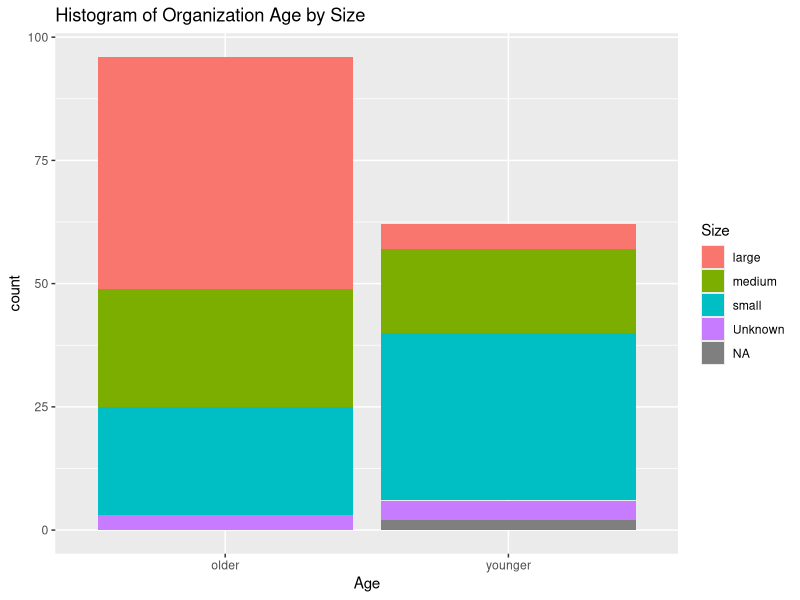
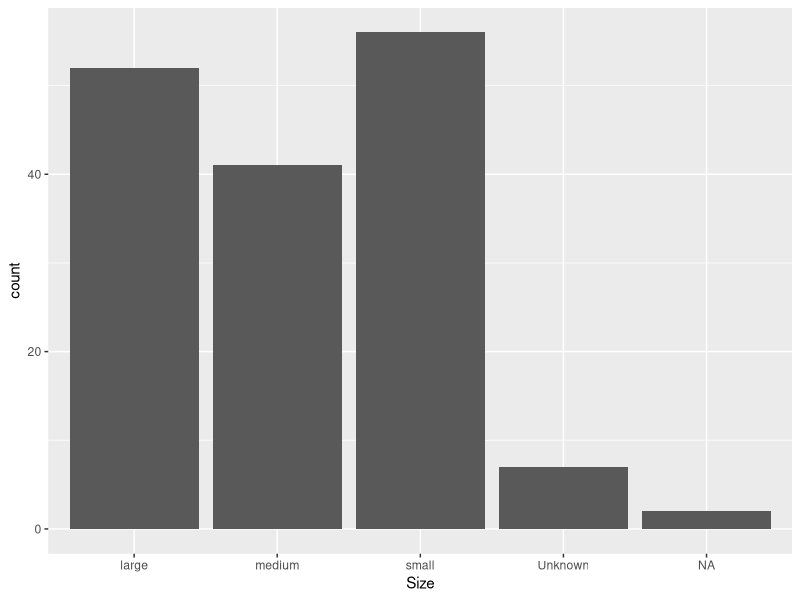
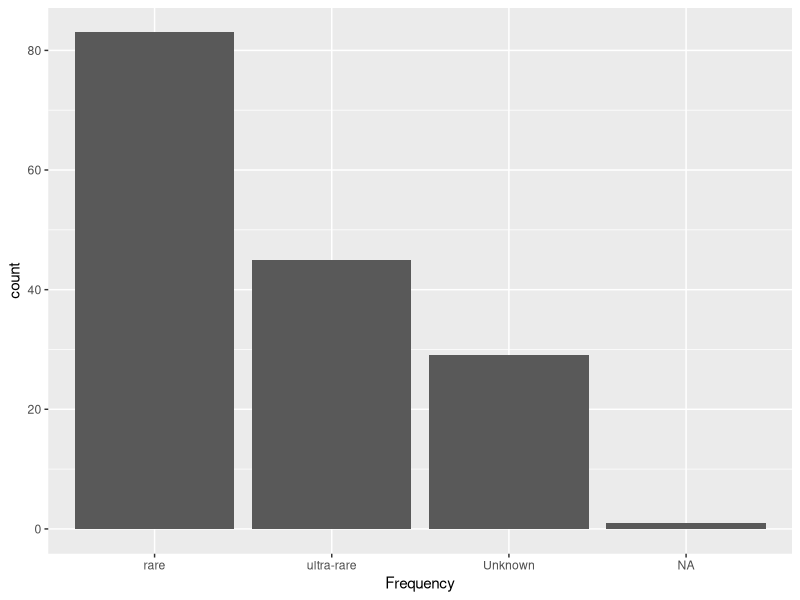
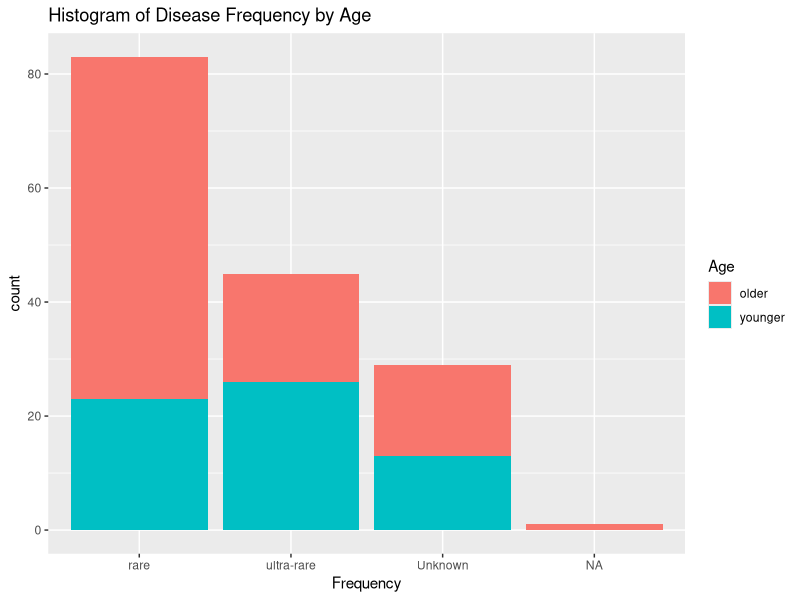
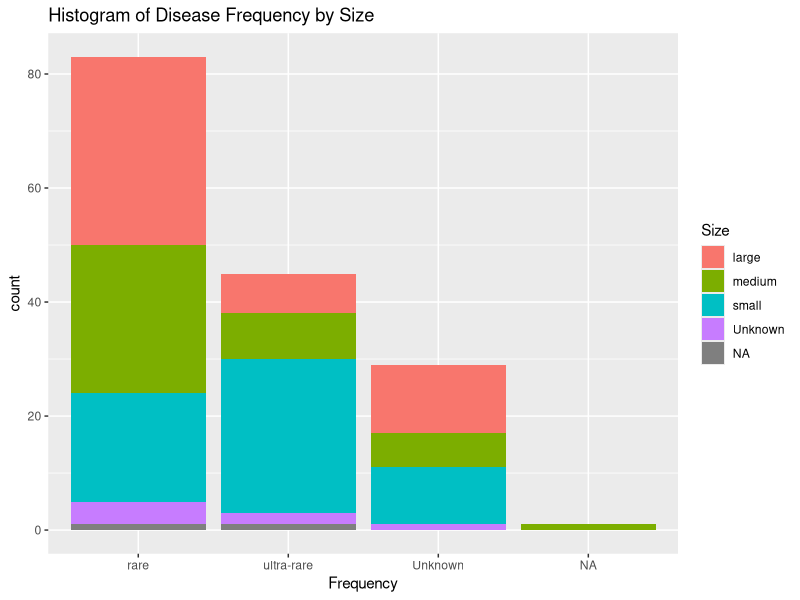
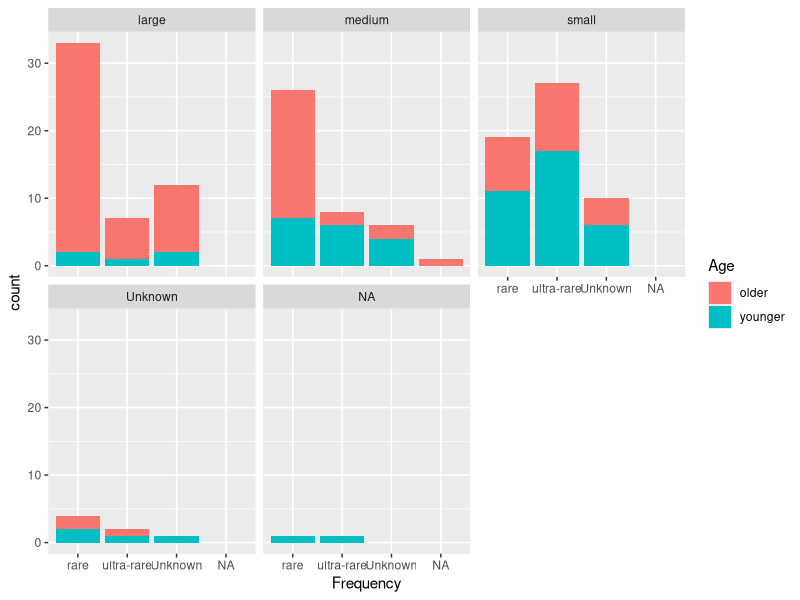
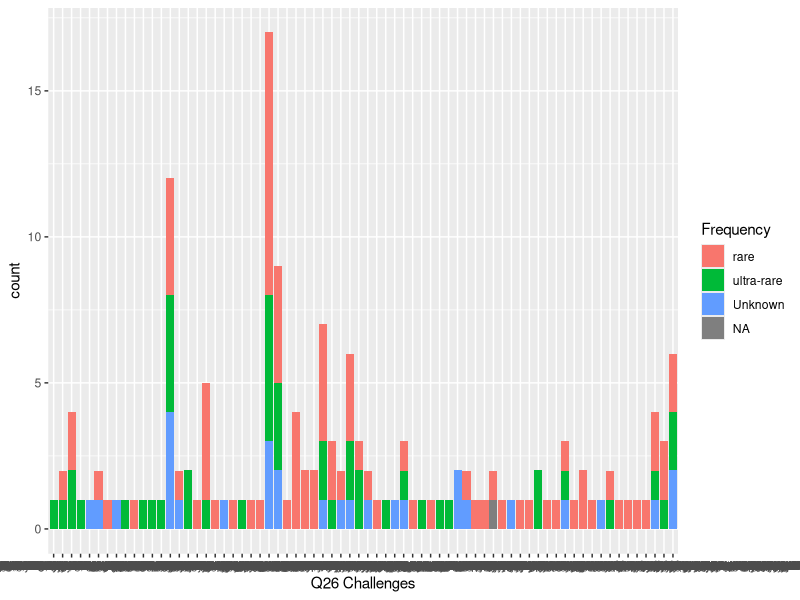
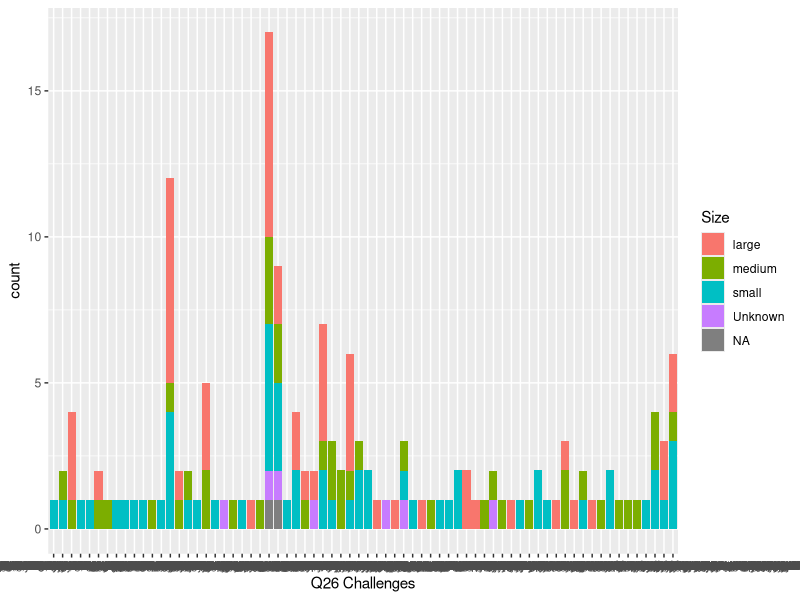

The R source for these figures, in order:
library(readxl)
library(magrittr)
library(ggplot2)
library(nnet)

survey_data <- read_excel("Patterson_Capstone_Data_Cat_Num_031021.xls")


## Bucketing independent variables

survey_data$Frequency <- ifelse(survey_data$`Q6 Birth Frequency`=="More common than 1 in 2,000 births", "rare",
                                ifelse(survey_data$`Q6 Birth Frequency`=="1 in 2,000-50,000 births", "rare",
                                       ifelse(survey_data$`Q6 Birth Frequency`=="1 in 50,000-200,000 births", "rare",
                                              ifelse(survey_data$`Q6 Birth Frequency`=="1 in 200,000-500,000 births", "ultra-rare",
                                                     ifelse(survey_data$`Q6 Birth Frequency`=="1 in 500,000-1,000,000 births", "ultra-rare",
                                                            ifelse(survey_data$`Q6 Birth Frequency`=="Fewer than 1 in 1,000,000 births", "ultra-rare",
                                                                   survey_data$`Q6 Birth Frequency`))))))


survey_data$Size <- ifelse(survey_data$`Q10 Size (#Members)`=="Fewer than 60", "small",
                           ifelse(survey_data$`Q10 Size (#Members)`=="60-300", "small",
                                  ifelse(survey_data$`Q10 Size (#Members)`=="300-1,000", "medium",
                                         ifelse(survey_data$`Q10 Size (#Members)`=="1,000-10,000", "large",
                                                ifelse(survey_data$`Q10 Size (#Members)`=="More than 10,000", "large",
                                                       survey_data$`Q10 Size (#Members)`)))))

survey_data$Age <- ifelse(survey_data$`Q9 Age`=="Less than 5 years ago", "younger",
                          ifelse(survey_data$`Q9 Age`=="5-10 years ago", "younger",
                                 ifelse(survey_data$`Q9 Age`=="10-15 years ago", "older",
                                        ifelse(survey_data$`Q9 Age`=="15+ years ago", "older",
                                               survey_data$`Q9 Age`))))


# this code isn't working
survey_data$Priority <- ifelse(survey_data$`Q21.11 Rank Awareness`== 1, "Awareness",
                               ifelse(survey_data$`Q21.12 Rank Fam Edu` == 1, "Fam Edu",
                                      ifelse(survey_data$`Q21.13 Rank Provider Edu` == 1, "Provider Edu",
                                             ifelse(survey_data$`Q21.14 Rank Support Fam` == 1, "Support Fam",
                                                    ifelse(survey_data$`Q21.15 Rank Resource` == 1, "Resource",
                                                           ifelse(survey_data$`Q21.16 Rank Research` == 1, "Research",
                                                                  ifelse(survey_data$`Q21.17 Rank Research Policy` == 1, "Research Policy",
                                                                         ifelse(survey_data$`Q21.18 Rank Advocacy` == 1, "Advocacy", "None"))))))))


# histograms of independent variables

ggplot(data = survey_data) + geom_bar(aes(Age, fill = Size)) +
  ggtitle("Histogram of Organization Age by Size")
ggplot(data = survey_data) + geom_bar(aes(Size))
ggplot(data = survey_data) + geom_bar(aes(Frequency))

ggplot(data = survey_data) + geom_bar(aes(Frequency, fill = Age)) +
  ggtitle("Histogram of Disease Frequency by Age")
ggplot(data = survey_data) + geom_bar(aes(Frequency, fill = Size)) +
  ggtitle("Histogram of Disease Frequency by Size")
ggplot(data = survey_data) + geom_bar(aes(Frequency, fill = Age)) +
  facet_wrap(vars(Size))


# histograms of challenges

ggplot(data = survey_data) + geom_bar(aes(`Q26 Challenges`, fill = Frequency))
ggplot(data = survey_data) + geom_bar(aes(`Q26 Challenges`, fill = Size))
ggplot(data = survey_data) + geom_bar(aes(`Q26 Challenges`, fill = Age))



# multinomial modeling

model1 <- multinom(`Q26 Challenges` ~ Frequency + Age + Size, data = survey_data)
model1


unique(survey_data$`Q26 Challenges`)
unique(survey_data$`Q23.4 No Research`)
unique(survey_data$`Q23.1 Research Int/Ext`)
unique(survey_data$`Q21.1 Rate Awareness`)
unique(survey_data$`Q21.11 Rank Awareness`)
unique(survey_data$Priority)

model2 <- multinom(Priority ~ Frequency + Age + Size, data = survey_data)
model2

